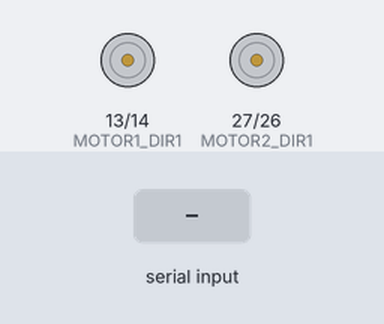
The sketch below on a simulated ESP32. Parts: motor-driver pin pairs drawn as motors (green arrow = first pin HIGH = forward, orange = second pin HIGH = backward, longer = more drive, scaled by the enable pin). The inputs (shaded band) are chosen by the test bench. Nothing arrives over Bluetooth unless stated.

Above: at 1.2 s.
1.3 s: "90,45\n" received over the second serial link
At 1.8 s:
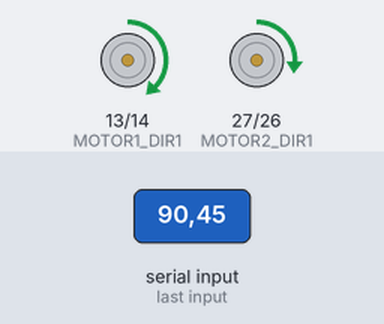
2.8 s: "30,150\n" received over the second serial link
At 4.2 s:
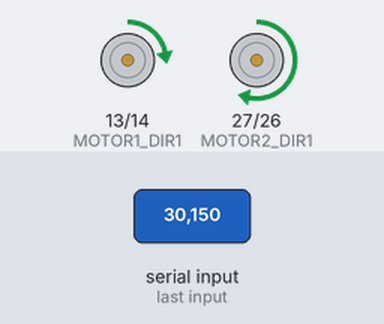
Timing chart, 0 to 5.8 s (numbered marks = the images above; inputs shaded):
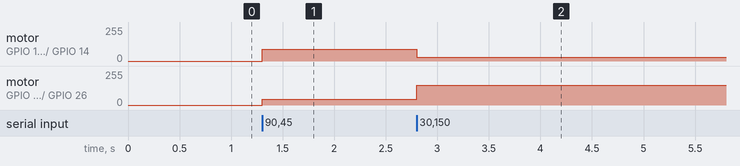

Measured:
- after the input at 1.3 s, motor on GPIO 13 (MOTOR1_DIR1) / GPIO 14 (MOTOR1_DIR2): stopped → forward 90/255 at once; motor on GPIO 27 (MOTOR2_DIR1) / GPIO 26 (MOTOR2_DIR2): stopped → forward 45/255 at once
- after the input at 2.8 s, motor on GPIO 13 (MOTOR1_DIR1) / GPIO 14 (MOTOR1_DIR2): forward 90/255 → forward 30/255 at once; motor on GPIO 27 (MOTOR2_DIR1) / GPIO 26 (MOTOR2_DIR2): forward 45/255 → forward 150/255 at once

The sketch:

motors_bluetooth.ino
```cpp
#include "BluetoothSerial.h"
BluetoothSerial SerialBT;

// Motor 1
#define MOTOR1_DIR1 13
#define MOTOR1_DIR2 14
#define MOTOR1_PWM  33

// Motor 2
#define MOTOR2_DIR1 27
#define MOTOR2_DIR2 26
#define MOTOR2_PWM  25

// #define LED_PIN 2

void setup() {
  pinMode(MOTOR1_DIR1, OUTPUT);
  pinMode(MOTOR1_DIR2, OUTPUT);
  pinMode(MOTOR2_DIR1, OUTPUT);
  pinMode(MOTOR2_DIR2, OUTPUT);
  pinMode(MOTOR1_PWM, OUTPUT);
  pinMode(MOTOR2_PWM, OUTPUT);
  // pinMode(LED_PIN, OUTPUT);

  SerialBT.begin("ESP32-Motors");
  // Serial.begin(115200);
}

void loop() {
  if (SerialBT.available()) {
    char input[20]; // Buffer for input
    int len = SerialBT.readBytesUntil('\n', input, sizeof(input)-1);
    input[len] = '\0'; // Null-terminate

    int speed1, speed2;
    if (sscanf(input, "%d,%d", &speed1, &speed2) == 2) {
      speed1 = constrain(speed1, -150, 150); // Limit speed
      speed2 = constrain(speed2, -150, 150);

      setMotor(MOTOR1_DIR1, MOTOR1_DIR2, MOTOR1_PWM, speed1);
      setMotor(MOTOR2_DIR1, MOTOR2_DIR2, MOTOR2_PWM, speed2);
    }
  }
}


void setMotor(int dir1, int dir2, int pwm, int speed) {
  if (speed > 0) {
    digitalWrite(dir1, HIGH);
    digitalWrite(dir2, LOW);
  } else if (speed < 0) {
    digitalWrite(dir1, LOW);
    digitalWrite(dir2, HIGH);
  } else {
    digitalWrite(dir1, LOW);
    digitalWrite(dir2, LOW);
  }
  analogWrite(pwm, abs(constrain(speed, -255, 255)));
}
```
